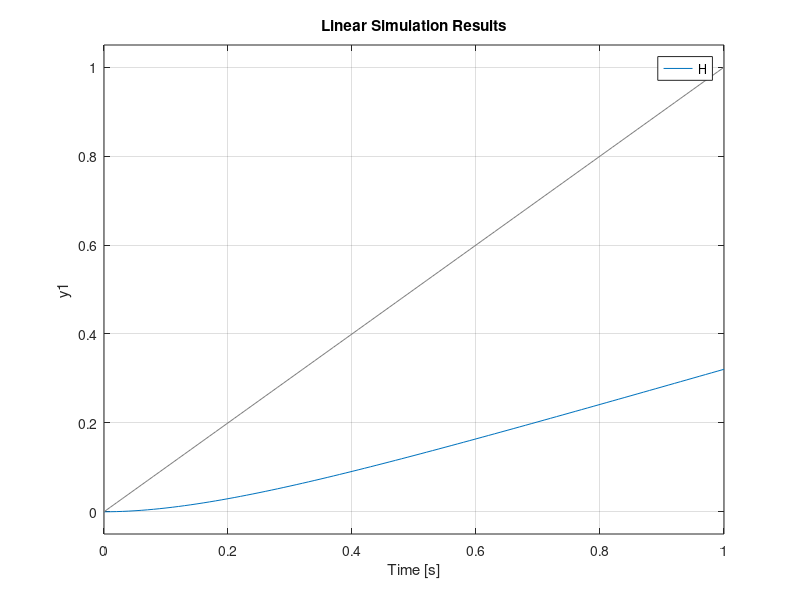
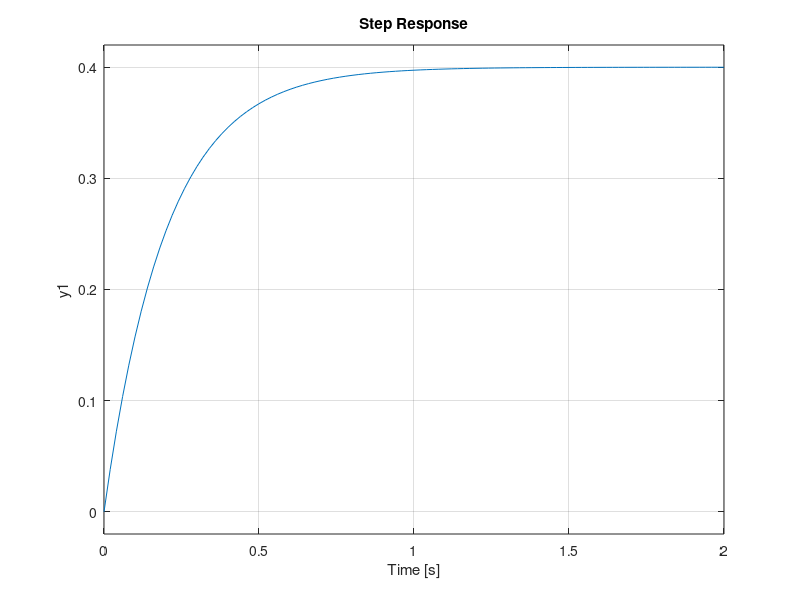

Write MATLAB code to recreate these figures, in order. (Note: this script raises an error after producing the figures.)
clear all;
clc;
 
 
u = 0:.01:1;
t = 0:.01:1;
yt = {[1 5]};
xt = {[2]};
H = tf(xt,yt);
 
%Part 1a using lsim
figure;
lsim(H, u, t);
figure;
step(H);
%Part 1b using step
 
t6 = -2:.001:2;
x = exp(-5.*t).*heaviside(t);
ut = heaviside(t6);
 
figure;
subplot(2,1,1);
plot(t,x);
title('exp(-5.*t)');
subplot(2,1,2);
plot(t6,ut);
title('u(t)');
 
[y2,t2] = impulse(H,t);
s_c = conv(x,y2);
w = downsample(s_c,2);
figure;
plot(t2,w);
title('Convolution of the Impulse function');
 
yt2 = [1 4 4];
xt2 = [1 1];
sys2 = tf(xt2,yt2);
figure;
lsim(sys2,u,t);
figure;
step(sys2);
[y3,t3] = impulse(sys2,t);
s_c2 = conv(x,y3);
w2 = downsample(s_c2,2);
figure;
plot(t3,w2);
title('Convolution of the SECOND Impulse function');
 
initial = 0;
[t2,x2]=ode45(@rhs,t,initial);
figure;
plot(t2,x2);
title('ODE 45 of the SECOND Differential Equation');
